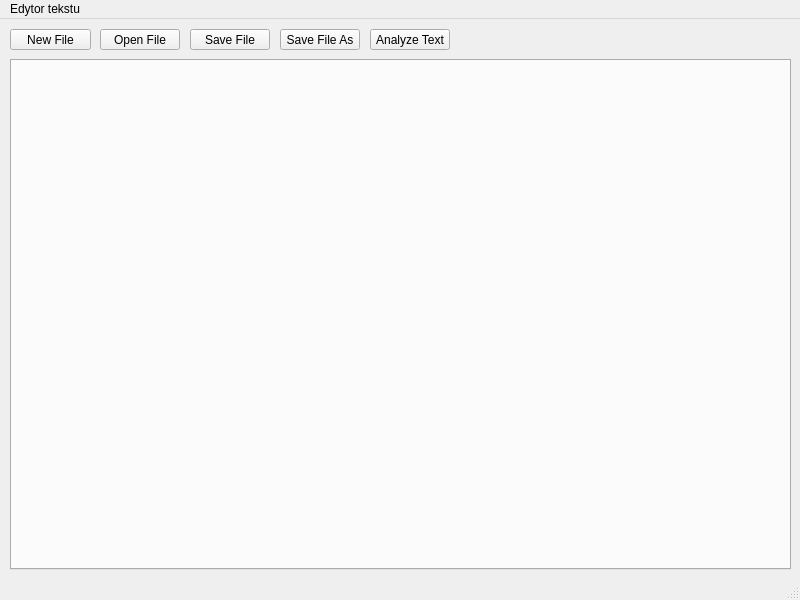
<?xml version="1.0" encoding="UTF-8"?>
<ui version="4.0">
 <class>MainWindow</class>
 <widget class="QMainWindow" name="MainWindow">
  <property name="geometry">
   <rect>
    <x>0</x>
    <y>0</y>
    <width>800</width>
    <height>600</height>
   </rect>
  </property>
  <property name="windowTitle">
   <string>MainWindow</string>
  </property>
  <widget class="QWidget" name="centralwidget">
   <widget class="QPushButton" name="nfButton">
    <property name="geometry">
     <rect>
      <x>10</x>
      <y>10</y>
      <width>81</width>
      <height>21</height>
     </rect>
    </property>
    <property name="text">
     <string>New File</string>
    </property>
   </widget>
   <widget class="QTabWidget" name="tabs">
    <property name="geometry">
     <rect>
      <x>10</x>
      <y>40</y>
      <width>781</width>
      <height>511</height>
     </rect>
    </property>
    <property name="currentIndex">
     <number>-1</number>
    </property>
    <property name="tabsClosable">
     <bool>true</bool>
    </property>
   </widget>
   <widget class="QPushButton" name="oButton">
    <property name="geometry">
     <rect>
      <x>100</x>
      <y>10</y>
      <width>80</width>
      <height>21</height>
     </rect>
    </property>
    <property name="text">
     <string>Open File</string>
    </property>
   </widget>
   <widget class="QPushButton" name="sButton">
    <property name="geometry">
     <rect>
      <x>190</x>
      <y>10</y>
      <width>80</width>
      <height>21</height>
     </rect>
    </property>
    <property name="text">
     <string>Save File</string>
    </property>
   </widget>
   <widget class="QPushButton" name="saButton">
    <property name="geometry">
     <rect>
      <x>280</x>
      <y>10</y>
      <width>80</width>
      <height>21</height>
     </rect>
    </property>
    <property name="text">
     <string>Save File As</string>
    </property>
   </widget>
   <widget class="QPushButton" name="analyzeButton">
    <property name="geometry">
     <rect>
      <x>370</x>
      <y>10</y>
      <width>80</width>
      <height>21</height>
     </rect>
    </property>
    <property name="font">
     <font>
      <bold>false</bold>
     </font>
    </property>
    <property name="cursor">
     <cursorShape>PointingHandCursor</cursorShape>
    </property>
    <property name="text">
     <string>Analyze Text</string>
    </property>
   </widget>
  </widget>
  <widget class="QMenuBar" name="menubar">
   <property name="geometry">
    <rect>
     <x>0</x>
     <y>0</y>
     <width>800</width>
     <height>21</height>
    </rect>
   </property>
   <widget class="QMenu" name="menuEdytor_tekstu">
    <property name="title">
     <string>Edytor tekstu</string>
    </property>
   </widget>
   <addaction name="menuEdytor_tekstu"/>
  </widget>
  <widget class="QStatusBar" name="statusbar"/>
 </widget>
 <resources/>
 <connections/>
</ui>
